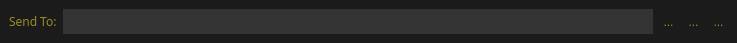
<?xml version="1.0" encoding="UTF-8"?>
<ui version="4.0">
 <class>MessageAddressFrame</class>
 <widget class="QFrame" name="MessageAddressFrame">
  <property name="geometry">
   <rect>
    <x>0</x>
    <y>0</y>
    <width>737</width>
    <height>43</height>
   </rect>
  </property>
  <property name="windowTitle">
   <string>Frame</string>
  </property>
  <property name="styleSheet">
   <string notr="true">border: 0px; background-color: #1b1b1b; color: #9b8b27;</string>
  </property>
  <property name="frameShape">
   <enum>QFrame::NoFrame</enum>
  </property>
  <property name="frameShadow">
   <enum>QFrame::Raised</enum>
  </property>
  <layout class="QHBoxLayout" name="horizontalLayout">
   <property name="leftMargin">
    <number>9</number>
   </property>
   <property name="topMargin">
    <number>9</number>
   </property>
   <property name="rightMargin">
    <number>9</number>
   </property>
   <property name="bottomMargin">
    <number>9</number>
   </property>
   <item>
    <widget class="QLabel" name="label">
     <property name="font">
      <font>
       <family>Poppins</family>
       <pointsize>9</pointsize>
      </font>
     </property>
     <property name="styleSheet">
      <string notr="true">b</string>
     </property>
     <property name="text">
      <string>Send To:</string>
     </property>
    </widget>
   </item>
   <item>
    <widget class="QLineEdit" name="m_addressEdit">
     <property name="minimumSize">
      <size>
       <width>0</width>
       <height>25</height>
      </size>
     </property>
     <property name="font">
      <font>
       <family>Poppins</family>
       <pointsize>9</pointsize>
      </font>
     </property>
     <property name="styleSheet">
      <string notr="true">background-color: #333; border: 0px; color: #aaa;</string>
     </property>
    </widget>
   </item>
   <item>
    <widget class="QToolButton" name="m_addressBookButton">
     <property name="text">
      <string>...</string>
     </property>
     <property name="icon">
      <iconset resource="../../resources.qrc">
       <normaloff>:/icons/address-book</normaloff>:/icons/address-book</iconset>
     </property>
    </widget>
   </item>
   <item>
    <widget class="QToolButton" name="m_pasteButton">
     <property name="text">
      <string>...</string>
     </property>
     <property name="icon">
      <iconset resource="../../resources.qrc">
       <normaloff>:/icons/paste</normaloff>:/icons/paste</iconset>
     </property>
    </widget>
   </item>
   <item>
    <widget class="QToolButton" name="m_removeButton">
     <property name="text">
      <string>...</string>
     </property>
     <property name="icon">
      <iconset resource="../../resources.qrc">
       <normaloff>:/icons/remove</normaloff>:/icons/remove</iconset>
     </property>
    </widget>
   </item>
  </layout>
 </widget>
 <resources>
  <include location="../../resources.qrc"/>
 </resources>
 <connections>
  <connection>
   <sender>m_addressBookButton</sender>
   <signal>clicked()</signal>
   <receiver>MessageAddressFrame</receiver>
   <slot>addressBookClicked()</slot>
   <hints>
    <hint type="sourcelabel">
     <x>650</x>
     <y>17</y>
    </hint>
    <hint type="destinationlabel">
     <x>368</x>
     <y>17</y>
    </hint>
   </hints>
  </connection>
  <connection>
   <sender>m_pasteButton</sender>
   <signal>clicked()</signal>
   <receiver>MessageAddressFrame</receiver>
   <slot>pasteClicked()</slot>
   <hints>
    <hint type="sourcelabel">
     <x>684</x>
     <y>17</y>
    </hint>
    <hint type="destinationlabel">
     <x>368</x>
     <y>17</y>
    </hint>
   </hints>
  </connection>
  <connection>
   <sender>m_removeButton</sender>
   <signal>clicked()</signal>
   <receiver>MessageAddressFrame</receiver>
   <slot>deleteLater()</slot>
   <hints>
    <hint type="sourcelabel">
     <x>718</x>
     <y>17</y>
    </hint>
    <hint type="destinationlabel">
     <x>368</x>
     <y>17</y>
    </hint>
   </hints>
  </connection>
  <connection>
   <sender>m_addressEdit</sender>
   <signal>textEdited(QString)</signal>
   <receiver>MessageAddressFrame</receiver>
   <slot>addressEdited(QString)</slot>
   <hints>
    <hint type="sourcelabel">
     <x>347</x>
     <y>17</y>
    </hint>
    <hint type="destinationlabel">
     <x>368</x>
     <y>17</y>
    </hint>
   </hints>
  </connection>
 </connections>
 <slots>
  <slot>addressBookClicked()</slot>
  <slot>pasteClicked()</slot>
  <slot>addressEdited(QString)</slot>
 </slots>
</ui>
